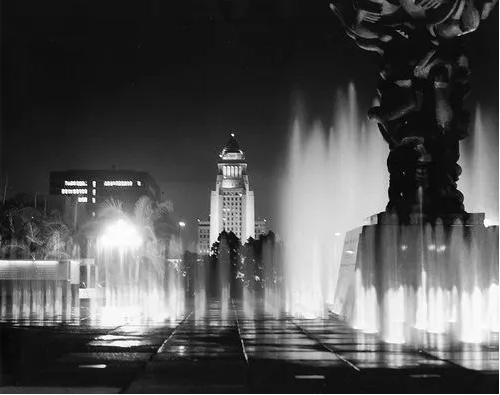
#> input picture ciudad.PNG, 500 x 395 px
$ python p3-fig-va-1374.py
#> lines starting #> are read from the running program, lines starting #| are printed output that depends on the picture
import numpy as np
import pandas as pd
import matplotlib.pyplot as plt
import cv2

# Cristopher Lopez NC 1374
print("Cristopher Lopez Nc 1374")
print("UIII Act3 colocar puntos a una imagen en blanco y negro")
mi_img = cv2.imread('ciudad.PNG')
#> mi_img is the input picture: shape (395, 500, 3); min 0, max 255, mean 82.4
plt.imshow(mi_img)
plt.title('ciudad y Cristopher Lopez Nc 1374')
plt.show()
print("+--+- Puntos de la imagen +--+-")
plt.imshow(mi_img)
x = [100,100,300,500]
y = [100,400,500,400]
plt.scatter(x,y,s=20,c="red")
plt.show()
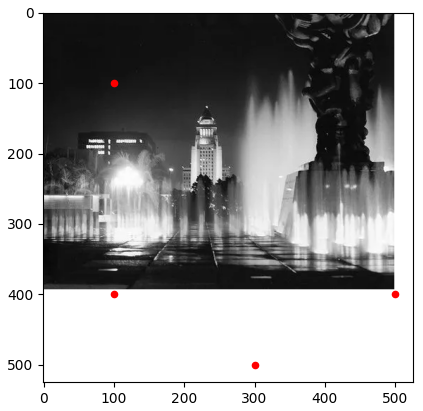
#> figure drawn by matplotlib, 1 panel
print("-+-+-+  Cuadro azul en la imagen -+-+-+")
img_ciudad=cv2.imread('ciudad.PNG')
plt.imshow(img_ciudad)
x = [100,200,500,500,200]
y = [500,100,200,500,500]
plt.plot(x,y, c='blue')
plt.show()
print("+--++- circulo verde en la imagen ")
I = cv2.imread('ciudad.PNG')
plt.imshow(I)
N = 30 # lados del poligono
x = np.zeros((N+1,))
y = np.zeros((N+1,))
(xc,yc) = (340,320)
r = 150
for i in range(N+1):
    t = 2*np.pi/N*i
    x[i] = xc + r*np.cos(t)
    y[i] = yc + r*np.sin(t)
plt.plot(x,y,c='green')
plt.show()
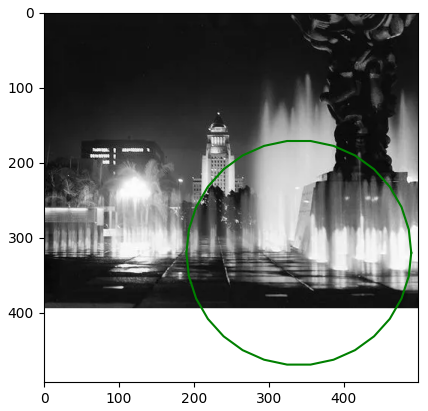
#> figure drawn by matplotlib, 1 panel
